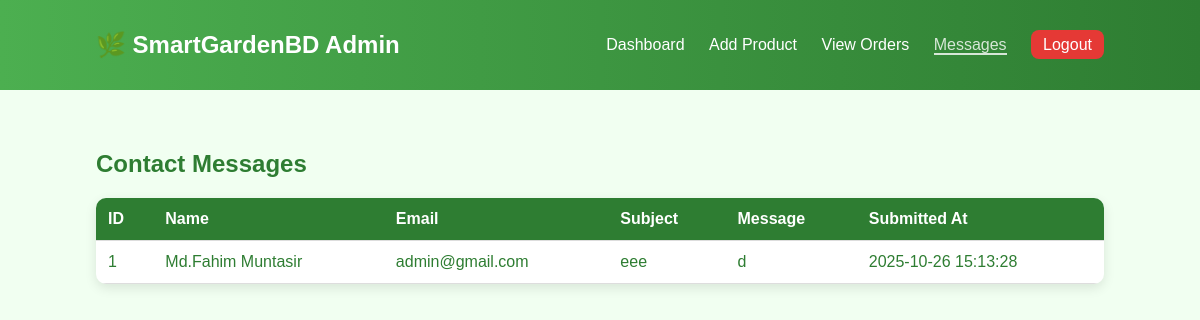
Screenshot of /admin/view_messages.php with the database file from the repository.
### tables this page shows
CREATE TABLE `contact_messages` (
  `id` int(11) NOT NULL,
  `name` varchar(100) NOT NULL,
  `email` varchar(100) NOT NULL,
  `subject` varchar(150) NOT NULL,
  `message` text NOT NULL,
  `created_at` timestamp NOT NULL DEFAULT current_timestamp()
);

### admin/view_messages.php (the view, shortened to what this page needs)
<?php
include '../php/db_connect.php';
$result = mysqli_query($conn, "SELECT * FROM contact_messages ORDER BY created_at DESC");
?>
<!DOCTYPE html>
<html lang="en">
<head>
    <link rel="stylesheet" href="css/admin.css">
</head>
<body>
<header class="admin-header">
    <h1>🌿 SmartGardenBD Admin</h1>
    <nav>
        <a href="index.php">Dashboard</a>
        <a href="add_product.php">Add Product</a>
        <a href="view_orders.php">View Orders</a>
        <a href="view_messages.php" class="active">Messages</a>
        <a href="../php/logout.php" class="logout-btn">Logout</a>
    </nav>
</header>
<section class="admin-content">
    <h2>Contact Messages</h2>
    <?php if(mysqli_num_rows($result) > 0): ?>
        <table class="admin-table">
            <thead>
                <tr>
                    <th>ID</th>
                    <th>Name</th>
                    <th>Email</th>
                    <th>Subject</th>
                    <th>Message</th>
                    <th>Submitted At</th>
                </tr>
            </thead>
            <tbody>
                <?php while($row = mysqli_fetch_assoc($result)): ?>
                    <tr>
                        <td><?php echo $row['id']; ?></td>
                        <td><?php echo $row['name']; ?></td>
                        <td><?php echo $row['email']; ?></td>
                        <td><?php echo $row['subject']; ?></td>
                        <td><?php echo $row['message']; ?></td>
                        <td><?php echo $row['created_at']; ?></td>
                    </tr>
                <?php endwhile; ?>
            </tbody>
        </table>
    <?php else: ?>
        <p>No messages found.</p>
    <?php endif; ?>
</section>
</body>
</html>

### admin/css/admin.css (style rules this page uses)
body { font-family: "Poppins", sans-serif; background: #f1fff1; margin: 0; color: #2e7d32; }
.admin-header { background: linear-gradient(90deg, #4caf50, #2e7d32); color: white; padding: 15px 8%; display: flex; align-items: center; justify-content: space-between; }
.admin-header h1 { font-size: 1.5em; }
.admin-header nav a { color: white; text-decoration: none; margin-left: 20px; font-weight: 500; transition: opacity 0.3s; }
.admin-header nav a:hover, .admin-header nav a.active { opacity: 0.8; border-bottom: 2px solid white; }
.admin-content { padding: 40px 8%; }
table { width: 100%; border-collapse: collapse; background: white; border-radius: 10px; overflow: hidden; box-shadow: 0 4px 15px rgba(0,0,0,0.1); }
th, td { padding: 12px; text-align: center; border-bottom: 1px solid #ddd; }
th { background: #c8e6c9; color: #2e7d32; }
.logout-btn { background: #e53935; color: white; padding: 6px 12px; border-radius: 8px; text-decoration: none; font-weight: 500; transition: background 0.3s; }
.admin-table { width: 100%; border-collapse: collapse; margin-top: 20px; background: white; border-radius: 10px; overflow: hidden; box-shadow: 0 4px 12px rgba(0,0,0,0.1); }
.admin-table th, .admin-table td { padding: 12px; border-bottom: 1px solid #ddd; text-align: left; }
.admin-table th { background: #2e7d32; color: white; }
.admin-content h2 { margin-bottom: 15px; color: #2e7d32; }

### rows the page displays
contact_messages: id "1", name "Md.Fahim Muntasir", email "admin@gmail.com", subject "eee", message "d", created_at "2025-10-26 15:13:28"
